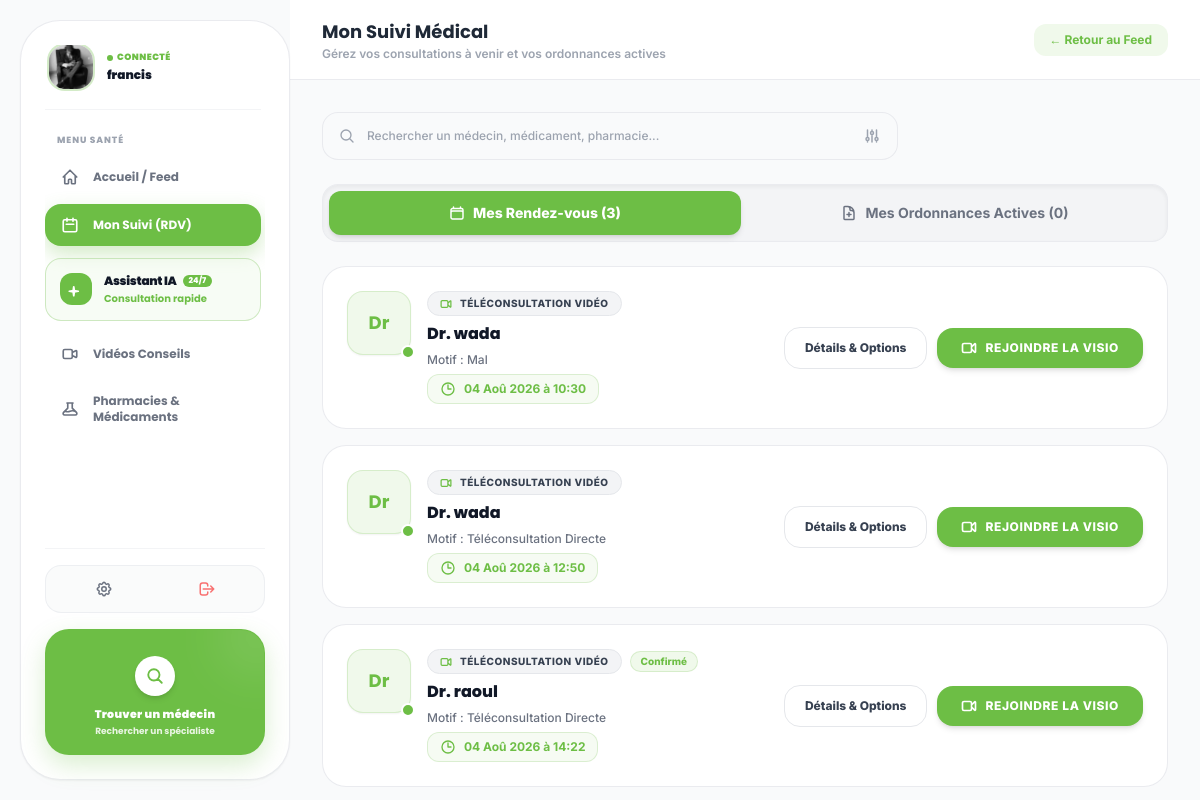
Before: /patients/suivi/ (signed in) with the older database file.
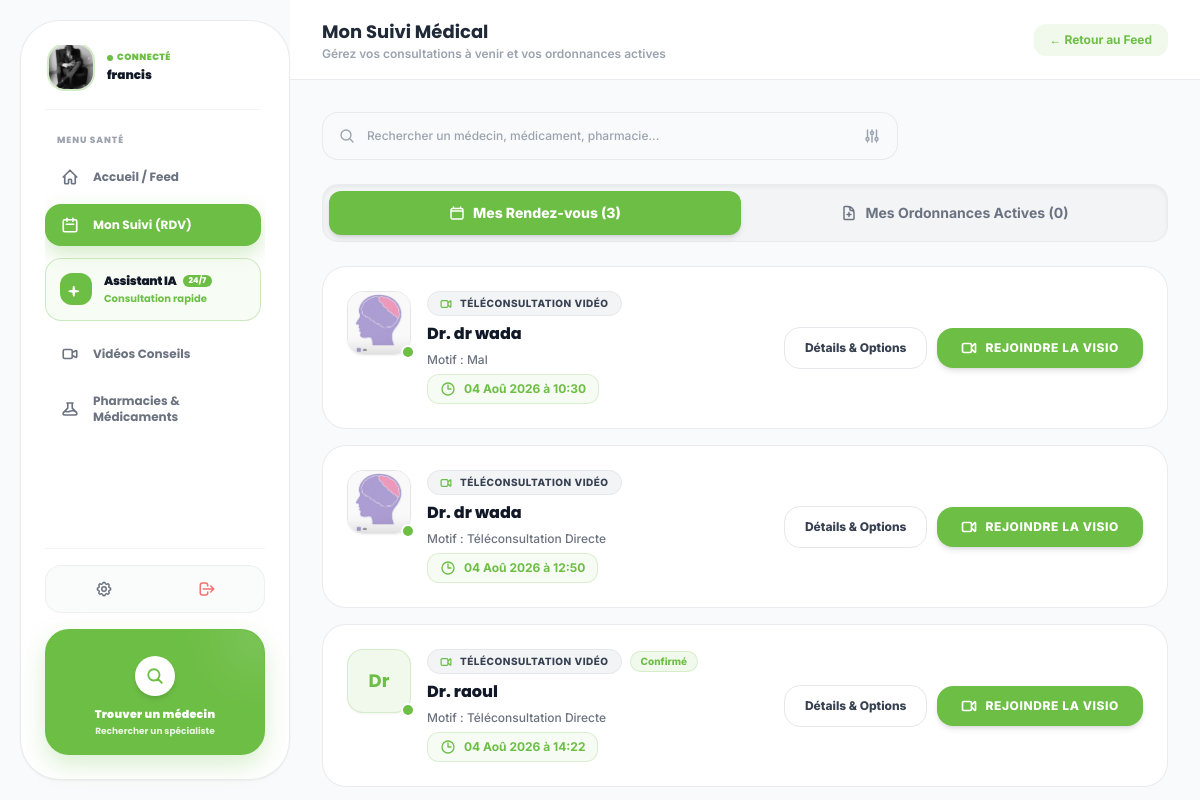
After: the same page with the newer database file.
### consultations/models.py (models this page shows, shortened)
class RendezVous(models.Model):
    CONSULTATION_TYPES = [
        ('video', 'Téléconsultation Vidéo'),
        ('audio', 'Téléconsultation Audio'),
        ('cabinet', 'Consultation en Cabinet'),
    ]
    STATUS_CHOICES = [
        ('confirmed', 'Confirmé'),
        ('pending', 'En attente'),
        ('in_progress', 'En cours'),
        ('completed', 'Terminé'),
        ('cancelled', 'Annulé'),
    ]
    patient = models.ForeignKey(
        settings.AUTH_USER_MODEL,
        on_delete=models.CASCADE,
        related_name='patient_appointments'
    )
    doctor = models.ForeignKey(
        settings.AUTH_USER_MODEL,
        on_delete=models.CASCADE,
        related_name='doctor_appointments'
    )
    consultation_type = models.CharField(
        max_length=20,
        choices=CONSULTATION_TYPES,
        default='video',
        verbose_name="Type de consultation"
    )
    date = models.DateField(verbose_name="Date du RDV")
    time_slot = models.CharField(max_length=20, verbose_name="Créneau horaire (ex: 10:00)")
    reason = models.CharField(max_length=255, verbose_name="Motif de la consultation")
    notes = models.TextField(blank=True, null=True, verbose_name="Symptômes / Remarques du patient")
    status = models.CharField(max_length=20, choices=STATUS_CHOICES, default='confirmed')
    in_waiting_room = models.BooleanField(default=False, verbose_name="Dans la salle d'attente")
    room_name = models.CharField(max_length=100, blank=True, null=True, verbose_name="Nom du salon de visio")
    created_at = models.DateTimeField(auto_now_add=True)
    class Meta:
        ordering = ['date', 'time_slot']

### accounts/models.py (models this page shows, shortened)
class CustomUser(AbstractUser):
    email = models.EmailField(
        'adresse email',
        unique=True,
        error_messages={'unique': "Un utilisateur avec cette adresse email existe déjà."}
    )
    PATIENT = 'patient'
    MEDECIN = 'medecin'
    PHARMACIE = 'pharmacie'
    ADMIN = 'admin'
    ROLE_CHOICES = [
        (PATIENT, 'Patient'),
        (MEDECIN, 'Médecin'),
        (PHARMACIE, 'Pharmacie'),
        (ADMIN, 'Administrateur'),
    ]
    role = models.CharField(
        max_length=20,
        choices=ROLE_CHOICES,
        default=PATIENT,
        verbose_name="Rôle"
    )
    phone_number = models.CharField(
        max_length=20,
        blank=True,
        null=True,
        verbose_name="Numéro de téléphone"
    )
    profile_picture = models.ImageField(
        upload_to='profiles/',
        blank=True,
        null=True,
        verbose_name="Photo de profil"
    )
    dark_mode_enabled = models.BooleanField(
        default=False,
        verbose_name="Mode sombre activé"
    )

### patients/views.py (the view)
# urls.py: path('suivi/', views.PatientSuiviView.as_view(), name='suivi'),
class PatientSuiviView(LoginRequiredMixin, TemplateView):
    template_name = 'patients/suivi.html'
    def get_context_data(self, **kwargs):
        context = super().get_context_data(**kwargs)
        context['medecins_list'] = get_all_registered_medecins()
        context['videos_list'] = HealthVideo.objects.all()
        context['pharmacies_list'] = User.objects.filter(role='pharmacie')
        context['medicaments_list'] = Medicament.objects.all()
        context['user_rdv_list'] = RendezVous.objects.filter(patient=self.request.user)
        context['user_ordonnances_list'] = Ordonnance.objects.filter(patient=self.request.user)
        return context

### administration/context_processors.py (called while the page is built)
def site_appearance(request):
    appearance = SiteAppearance.objects.first()
    if not appearance:
        appearance = SiteAppearance.objects.create()
    return {
        'site_appearance': appearance
    }

### patients/views.py (called while the page is built)
def get_all_registered_medecins():
    medecins = User.objects.filter(role='medecin').order_by('id')
    for doc in medecins:
        if not hasattr(doc, 'doctor_profile') or doc.doctor_profile is None:
            DoctorProfile.objects.get_or_create(
                user=doc,
                defaults={
                    'speciality': 'Médecin Généraliste',
                    'clinic_address': 'Douala, Cameroun',
                    'about': 'Médecin praticien certifié inscrit sur la plateforme Fransick Santé.'
                }
            )
    return User.objects.filter(role='medecin').order_by('id')

### patients/templates/patients/suivi.html (shortened to what the changed rows need)
{% load i18n static %}
<!DOCTYPE html>
<html lang="fr" class="{% if user.is_authenticated and user.dark_mode_enabled %}dark{% endif %}">
<head>
    <script src="{% static 'core/js/tailwindcss.js' %}"></script>
</head>
<body class="bg-gray-50/70 font-inter text-gray-800 antialiased overflow-hidden">
    <div class="flex h-screen overflow-hidden bg-gray-50/50">
        <div class="flex-1 flex flex-col min-h-screen overflow-hidden">
            <header class="h-20 bg-white border-b border-gray-200/80 px-4 md:px-8 flex items-center justify-between flex-shrink-0 z-30 select-none relative">
                <div>
                    <h2 class="text-lg font-bold font-poppins text-gray-800">{% translate "Mon Suivi Médical" %}</h2>
                </div>
            </header>
            <main class="flex-1 overflow-y-auto p-4 md:p-8 pb-24 lg:pb-8 custom-scrollbar">
                <div class="max-w-4xl mx-auto space-y-6">
                    <div id="page-content-rdv" class="space-y-4">
                        {% if user_rdv_list %}
                            {% for rdv in user_rdv_list %}
                            <div class="bg-white border border-gray-200/80 rounded-3xl p-6 shadow-xs hover:shadow-md transition-all flex flex-col md:flex-row justify-between items-start md:items-center gap-6">
                                <div class="flex items-start space-x-4">
                                    <div class="relative flex-shrink-0">
                                        {% if rdv.doctor.profile_picture %}
                                            <img src="{{ rdv.doctor.profile_picture.url }}" alt="{{ rdv.doctor.username }}" class="w-16 h-16 rounded-2xl object-cover border border-gray-200 shadow-sm">
                                        {% else %}
                                            <div class="w-16 h-16 rounded-2xl bg-leaf-light text-leaf-green flex items-center justify-center font-bold font-poppins text-lg border border-leaf-green/20 shadow-sm">
                                                Dr
                                            </div>
                                        {% endif %}
                                        <span class="w-3.5 h-3.5 rounded-full bg-leaf-green border-2 border-white absolute -bottom-1 -right-1"></span>
                                    </div>
                                    <div class="space-y-1.5">
                                        <div class="flex items-center space-x-2">
                                            <span class="bg-gray-100 text-gray-700 text-[10px] font-extrabold uppercase tracking-wider px-3 py-1 rounded-full border border-gray-200 inline-flex items-center space-x-1">
                                                <span>{{ rdv.get_consultation_type_display }}</span>
                                            </span>
                                        </div>
                                        <h4 class="text-base font-extrabold text-gray-900 font-poppins">Dr. {{ rdv.doctor.get_full_name|default:rdv.doctor.username }}</h4>
                                        <p class="text-xs text-gray-500 font-medium">Motif : {{ rdv.reason }}</p>
                                        <div class="inline-flex items-center space-x-2 bg-leaf-light/60 text-leaf-green px-3 py-1.5 rounded-xl text-xs font-bold mt-1 border border-leaf-green/20">
                                            <svg class="w-4 h-4 text-leaf-green" fill="none" viewBox="0 0 24 24" stroke="currentColor" stroke-width="2"><path stroke-linecap="round" stroke-linejoin="round" d="M12 6v6h4.5m4.5 0a9 9 0 1 1-18 0 9 9 0 0 1 18 0Z" /></svg>
                                            <span>{{ rdv.date|date:"d M Y" }} à {{ rdv.time_slot }}</span>
                                        </div>
                                    </div>
                                </div>
                                <div class="w-full md:w-auto flex flex-col sm:flex-row gap-2.5 items-stretch sm:items-center">
                                    <button type="button" onclick="openDetailRDV('Dr. {{ rdv.doctor.get_full_name|default:rdv.doctor.username }}', '{{ rdv.get_consultation_type_display }}', '{{ rdv.date|date:"d M Y" }} à {{ rdv.time_slot }}', '{{ rdv.reason }}', '{{ rdv.id }}', '{{ rdv.consultation_type }}')" class="px-5 py-3 border border-gray-200 text-gray-700 font-extrabold rounded-2xl text-xs hover:border-gray-400 transition-colors text-center shadow-xs">
                                        Détails & Options
                                    </button>
                                    {% if rdv.consultation_type == 'video' or rdv.consultation_type == 'audio' %}
                                        <form action="{% url 'consultations:join_waiting_room' pk=rdv.id %}" method="post" class="inline-block w-full sm:w-auto">
                                            <button type="submit" class="w-full sm:w-auto px-6 py-3 bg-leaf-green hover:bg-leaf-dark text-white font-extrabold rounded-2xl text-xs uppercase tracking-wider shadow-md flex items-center justify-center space-x-2 transition-all">
                                                <span>Rejoindre la Visio</span>
                                            </button>
                                        </form>
                                    {% endif %}
                                </div>
                            </div>
                            {% endfor %}
                        {% endif %}
                    </div>
                </div>
            </main>
        </div>
    </div>
</body>
</html>

Changed rows visible on the page:
changed through a linked row, RendezVous "Mal": doctor.profile_picture: picture added; doctor.get_full_name "wada" → "dr wada"; no longer shows "Dr"
changed through a linked row, RendezVous (number 2 of 3 on the later page): doctor.profile_picture: picture added; doctor.get_full_name "wada" → "dr wada"; no longer shows "Dr"
